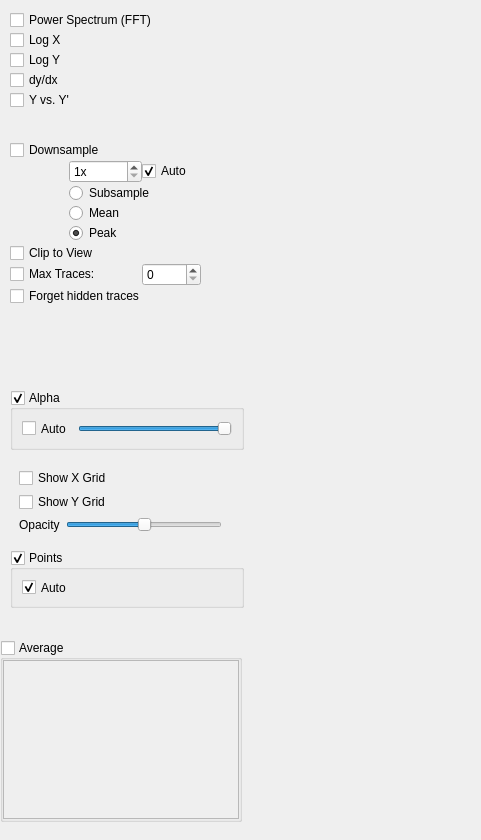
<?xml version="1.0" encoding="UTF-8"?>
<ui version="4.0">
 <class>Form</class>
 <widget class="QWidget" name="Form">
  <property name="geometry">
   <rect>
    <x>0</x>
    <y>0</y>
    <width>481</width>
    <height>840</height>
   </rect>
  </property>
  <property name="windowTitle">
   <string>PyQtGraph</string>
  </property>
  <widget class="QGroupBox" name="averageGroup">
   <property name="geometry">
    <rect>
     <x>0</x>
     <y>640</y>
     <width>242</width>
     <height>182</height>
    </rect>
   </property>
   <property name="toolTip">
    <string>Display averages of the curves displayed in this plot. The parameter list allows you to choose parameters to average over (if any are available).</string>
   </property>
   <property name="title">
    <string>Average</string>
   </property>
   <property name="checkable">
    <bool>true</bool>
   </property>
   <property name="checked">
    <bool>false</bool>
   </property>
   <layout class="QGridLayout" name="gridLayout_5">
    <property name="margin">
     <number>0</number>
    </property>
    <property name="spacing">
     <number>0</number>
    </property>
    <item row="0" column="0">
     <widget class="QListWidget" name="avgParamList"/>
    </item>
   </layout>
  </widget>
  <widget class="QFrame" name="decimateGroup">
   <property name="geometry">
    <rect>
     <x>10</x>
     <y>140</y>
     <width>191</width>
     <height>171</height>
    </rect>
   </property>
   <layout class="QGridLayout" name="gridLayout_4">
    <property name="margin">
     <number>0</number>
    </property>
    <property name="spacing">
     <number>0</number>
    </property>
    <item row="7" column="0" colspan="3">
     <widget class="QCheckBox" name="clipToViewCheck">
      <property name="toolTip">
       <string>Plot only the portion of each curve that is visible. This assumes X values are uniformly spaced.</string>
      </property>
      <property name="text">
       <string>Clip to View</string>
      </property>
     </widget>
    </item>
    <item row="8" column="0" colspan="2">
     <widget class="QCheckBox" name="maxTracesCheck">
      <property name="toolTip">
       <string>If multiple curves are displayed in this plot, check this box to limit the number of traces that are displayed.</string>
      </property>
      <property name="text">
       <string>Max Traces:</string>
      </property>
     </widget>
    </item>
    <item row="0" column="0" colspan="3">
     <widget class="QCheckBox" name="downsampleCheck">
      <property name="text">
       <string>Downsample</string>
      </property>
     </widget>
    </item>
    <item row="6" column="1" colspan="2">
     <widget class="QRadioButton" name="peakRadio">
      <property name="toolTip">
       <string>Downsample by drawing a saw wave that follows the min and max of the original data. This method produces the best visual representation of the data but is slower.</string>
      </property>
      <property name="text">
       <string>Peak</string>
      </property>
      <property name="checked">
       <bool>true</bool>
      </property>
     </widget>
    </item>
    <item row="8" column="2">
     <widget class="QSpinBox" name="maxTracesSpin">
      <property name="toolTip">
       <string>If multiple curves are displayed in this plot, check &quot;Max Traces&quot; and set this value to limit the number of traces that are displayed.</string>
      </property>
     </widget>
    </item>
    <item row="9" column="0" colspan="3">
     <widget class="QCheckBox" name="forgetTracesCheck">
      <property name="toolTip">
       <string>If MaxTraces is checked, remove curves from memory after they are hidden (saves memory, but traces can not be un-hidden).</string>
      </property>
      <property name="text">
       <string>Forget hidden traces</string>
      </property>
     </widget>
    </item>
    <item row="3" column="1" colspan="2">
     <widget class="QRadioButton" name="meanRadio">
      <property name="toolTip">
       <string>Downsample by taking the mean of N samples.</string>
      </property>
      <property name="text">
       <string>Mean</string>
      </property>
     </widget>
    </item>
    <item row="2" column="1" colspan="2">
     <widget class="QRadioButton" name="subsampleRadio">
      <property name="toolTip">
       <string>Downsample by taking the first of N samples. This method is fastest and least accurate.</string>
      </property>
      <property name="text">
       <string>Subsample</string>
      </property>
     </widget>
    </item>
    <item row="1" column="2">
     <widget class="QCheckBox" name="autoDownsampleCheck">
      <property name="toolTip">
       <string>Automatically downsample data based on the visible range. This assumes X values are uniformly spaced.</string>
      </property>
      <property name="text">
       <string>Auto</string>
      </property>
      <property name="checked">
       <bool>true</bool>
      </property>
     </widget>
    </item>
    <item row="2" column="0">
     <spacer name="horizontalSpacer">
      <property name="orientation">
       <enum>Qt::Horizontal</enum>
      </property>
      <property name="sizeType">
       <enum>QSizePolicy::Maximum</enum>
      </property>
      <property name="sizeHint" stdset="0">
       <size>
        <width>30</width>
        <height>20</height>
       </size>
      </property>
     </spacer>
    </item>
    <item row="1" column="1">
     <widget class="QSpinBox" name="downsampleSpin">
      <property name="toolTip">
       <string>Downsample data before plotting. (plot every Nth sample)</string>
      </property>
      <property name="suffix">
       <string>x</string>
      </property>
      <property name="minimum">
       <number>1</number>
      </property>
      <property name="maximum">
       <number>100000</number>
      </property>
      <property name="value">
       <number>1</number>
      </property>
     </widget>
    </item>
   </layout>
  </widget>
  <widget class="QFrame" name="transformGroup">
   <property name="geometry">
    <rect>
     <x>10</x>
     <y>10</y>
     <width>171</width>
     <height>101</height>
    </rect>
   </property>
   <layout class="QGridLayout" name="gridLayout">
    <property name="margin">
     <number>0</number>
    </property>
    <property name="spacing">
     <number>0</number>
    </property>
    <item row="2" column="0">
     <widget class="QCheckBox" name="logYCheck">
      <property name="text">
       <string>Log Y</string>
      </property>
     </widget>
    </item>
    <item row="1" column="0">
     <widget class="QCheckBox" name="logXCheck">
      <property name="text">
       <string>Log X</string>
      </property>
     </widget>
    </item>
    <item row="0" column="0">
     <widget class="QCheckBox" name="fftCheck">
      <property name="text">
       <string>Power Spectrum (FFT)</string>
      </property>
     </widget>
    </item>
    <item row="3" column="0">
     <widget class="QCheckBox" name="derivativeCheck">
      <property name="text">
       <string>dy/dx</string>
      </property>
     </widget>
    </item>
    <item row="4" column="0">
     <widget class="QCheckBox" name="phasemapCheck">
      <property name="text">
       <string>Y vs. Y'</string>
      </property>
     </widget>
    </item>
   </layout>
  </widget>
  <widget class="QGroupBox" name="pointsGroup">
   <property name="geometry">
    <rect>
     <x>10</x>
     <y>550</y>
     <width>234</width>
     <height>58</height>
    </rect>
   </property>
   <property name="title">
    <string>Points</string>
   </property>
   <property name="checkable">
    <bool>true</bool>
   </property>
   <layout class="QVBoxLayout" name="verticalLayout_5">
    <item>
     <widget class="QCheckBox" name="autoPointsCheck">
      <property name="text">
       <string>Auto</string>
      </property>
      <property name="checked">
       <bool>true</bool>
      </property>
     </widget>
    </item>
   </layout>
  </widget>
  <widget class="QFrame" name="gridGroup">
   <property name="geometry">
    <rect>
     <x>10</x>
     <y>460</y>
     <width>221</width>
     <height>81</height>
    </rect>
   </property>
   <layout class="QGridLayout" name="gridLayout_2">
    <item row="0" column="0" colspan="2">
     <widget class="QCheckBox" name="xGridCheck">
      <property name="text">
       <string>Show X Grid</string>
      </property>
     </widget>
    </item>
    <item row="1" column="0" colspan="2">
     <widget class="QCheckBox" name="yGridCheck">
      <property name="text">
       <string>Show Y Grid</string>
      </property>
     </widget>
    </item>
    <item row="2" column="1">
     <widget class="QSlider" name="gridAlphaSlider">
      <property name="maximum">
       <number>255</number>
      </property>
      <property name="value">
       <number>128</number>
      </property>
      <property name="orientation">
       <enum>Qt::Horizontal</enum>
      </property>
     </widget>
    </item>
    <item row="2" column="0">
     <widget class="QLabel" name="label">
      <property name="text">
       <string>Opacity</string>
      </property>
     </widget>
    </item>
   </layout>
  </widget>
  <widget class="QGroupBox" name="alphaGroup">
   <property name="geometry">
    <rect>
     <x>10</x>
     <y>390</y>
     <width>234</width>
     <height>60</height>
    </rect>
   </property>
   <property name="title">
    <string>Alpha</string>
   </property>
   <property name="checkable">
    <bool>true</bool>
   </property>
   <layout class="QHBoxLayout" name="horizontalLayout">
    <item>
     <widget class="QCheckBox" name="autoAlphaCheck">
      <property name="text">
       <string>Auto</string>
      </property>
      <property name="checked">
       <bool>false</bool>
      </property>
     </widget>
    </item>
    <item>
     <widget class="QSlider" name="alphaSlider">
      <property name="maximum">
       <number>1000</number>
      </property>
      <property name="value">
       <number>1000</number>
      </property>
      <property name="orientation">
       <enum>Qt::Horizontal</enum>
      </property>
     </widget>
    </item>
   </layout>
  </widget>
 </widget>
 <resources/>
 <connections/>
</ui>
